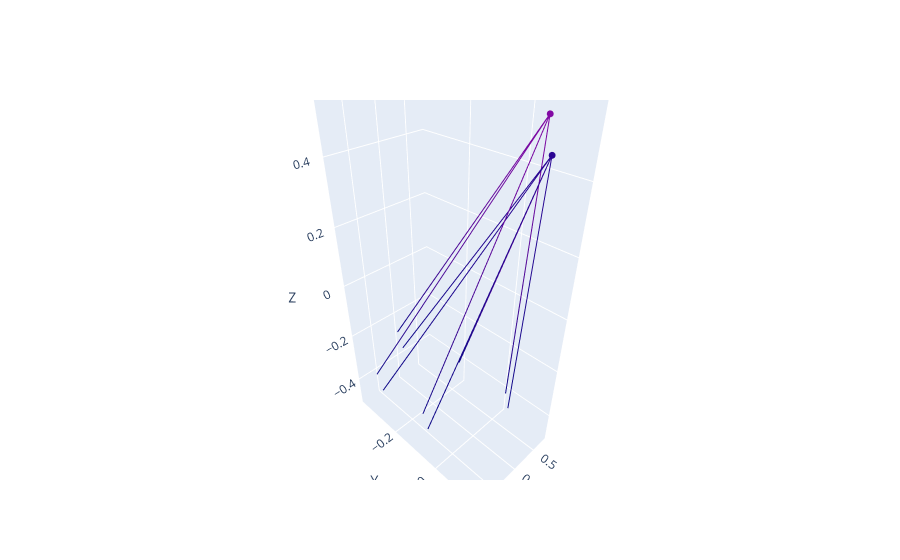

Source (notebook cell):
### Code cell
cmap = plt.get_cmap()
colors = cmap(data["img"]/max(data["img"]))
all_ray_origins = np.concatenate([data["ray_origin"].to_list()])
all_ray_directions = np.concatenate([data["ray_direction"].to_list()])

plot_rays(
    all_ray_origins[11:20], 
    all_ray_directions[11:20],
    colors=colors,
    ray_length=1
)

### Figure 1 — Plotly figure (JSON) as saved in the notebook; plotly's stock layout.template omitted (floating-point values rounded to 4 significant figures)
{"data": [{"line": {"color": [0.267, 0.004874, 0.3294, 1.0]}, "mode": "lines", "name": "ray", "showlegend": false, "type": "scatter3d", "x": [0.6035, 0.6035], "y": [0.1545, -0.3741], "z": [0.5728, -0.2761]}, {"marker": {"color": [0.267, 0.004874, 0.3294, 1.0], "size": 4}, "mode": "markers", "showlegend": false, "type": "scatter3d", "x": [0.6035], "y": [0.1545], "z": [0.5728]}, {"line": {"color": [0.267, 0.004874, 0.3294, 1.0]}, "mode": "lines", "name": "ray", "showlegend": false, "type": "scatter3d", "x": [0.6035, 0.4569], "y": [0.1545, 0.01586], "z": [0.5728, -0.4066]}, {"marker": {"color": [0.267, 0.004874, 0.3294, 1.0], "size": 4}, "mode": "markers", "showlegend": false, "type": "scatter3d", "x": [0.6035], "y": [0.1545], "z": [0.5728]}, {"line": {"color": [0.267, 0.004874, 0.3294, 1.0]}, "mode": "lines", "name": "ray", "showlegend": false, "type": "scatter3d", "x": [0.6035, 0.7293], "y": [0.1545, -0.106], "z": [0.5728, -0.3845]}, {"marker": {"color": [0.267, 0.004874, 0.3294, 1.0], "size": 4}, "mode": "markers", "showlegend": false, "type": "scatter3d", "x": [0.6035], "y": [0.1545], "z": [0.5728]}, {"line": {"color": [0.267, 0.004874, 0.3294, 1.0]}, "mode": "lines", "name": "ray", "showlegend": false, "type": "scatter3d", "x": [0.6035, 0.7666], "y": [0.1545, -0.2873], "z": [0.5728, -0.3093]}, {"marker": {"color": [0.267, 0.004874, 0.3294, 1.0], "size": 4}, "mode": "markers", "showlegend": false, "type": "scatter3d", "x": [0.6035], "y": [0.1545], "z": [0.5728]}, {"line": {"color": [0.267, 0.004874, 0.3294, 1.0]}, "mode": "lines", "name": "ray", "showlegend": false, "type": "scatter3d", "x": [0.592, 0.4511], "y": [0.1629, -0.2129], "z": [0.494, -0.4219]}, {"marker": {"color": [0.267, 0.004874, 0.3294, 1.0], "size": 4}, "mode": "markers", "showlegend": false, "type": "scatter3d", "x": [0.592], "y": [0.1629], "z": [0.494]}, {"line": {"color": [0.268, 0.2235, 0.512, 1.0]}, "mode": "lines", "name": "ray", "showlegend": false, "type": "scatter3d", "x": [0.592, 0.5923], "y": [0.1629, -0.3658], "z": [0.494, -0.3548]}, {"marker": {"color": [0.268, 0.2235, 0.512, 1.0], "size": 4}, "mode": "markers", "showlegend": false, "type": "scatter3d", "x": [0.592], "y": [0.1629], "z": [0.494]}, {"line": {"color": [0.268, 0.2235, 0.512, 1.0]}, "mode": "lines", "name": "ray", "showlegend": false, "type": "scatter3d", "x": [0.592, 0.4455], "y": [0.1629, 0.02414], "z": [0.494, -0.4854]}, {"marker": {"color": [0.268, 0.2235, 0.512, 1.0], "size": 4}, "mode": "markers", "showlegend": false, "type": "scatter3d", "x": [0.592], "y": [0.1629], "z": [0.494]}, {"line": {"color": [0.268, 0.2235, 0.512, 1.0]}, "mode": "lines", "name": "ray", "showlegend": false, "type": "scatter3d", "x": [0.592, 0.7181], "y": [0.1629, -0.09755], "z": [0.494, -0.4632]}, {"marker": {"color": [0.268, 0.2235, 0.512, 1.0], "size": 4}, "mode": "markers", "showlegend": false, "type": "scatter3d", "x": [0.592], "y": [0.1629], "z": [0.494]}, {"line": {"color": [0.268, 0.2235, 0.512, 1.0]}, "mode": "lines", "name": "ray", "showlegend": false, "type": "scatter3d", "x": [0.592, 0.7555], "y": [0.1629, -0.279], "z": [0.494, -0.3881]}, {"marker": {"color": [0.268, 0.2235, 0.512, 1.0], "size": 4}, "mode": "markers", "showlegend": false, "type": "scatter3d", "x": [0.592], "y": [0.1629], "z": [0.494]}], "layout": {"scene": {"xaxis": {"title": {"text": "X"}}, "yaxis": {"title": {"text": "Y"}}, "zaxis": {"title": {"text": "Z"}}}}}
